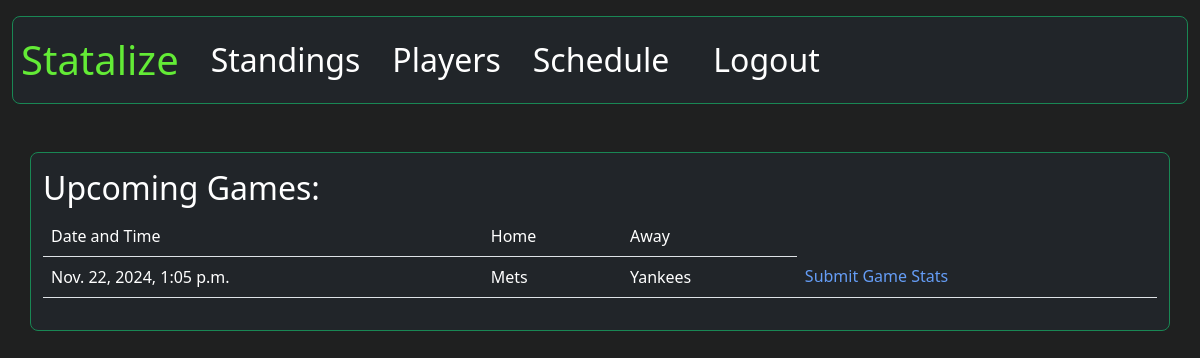
Screenshot of /schedule/ (signed in) with the database file from the repository.
### statalize_app/models.py (models this page shows)
class Game(models.Model):
    id = models.UUIDField(primary_key=True, default=uuid.uuid4, editable=False)
    date = models.DateTimeField(null=True)
    home_team = models.ForeignKey(team, related_name="home_games", on_delete=models.CASCADE)
    away_team = models.ForeignKey(team, related_name="away_games", on_delete=models.CASCADE)
    home_score = models.PositiveIntegerField(default=0)
    away_score = models.PositiveIntegerField(default=0)
    winner = models.ForeignKey(team, on_delete=models.CASCADE, null=True)

class team (models.Model):
    id = models.UUIDField(primary_key=True, default=uuid.uuid4, editable=False)
    coach = models.ForeignKey(User, on_delete=models.CASCADE, null=True)
    team_name = models.CharField(max_length=20)
    wins = models.PositiveIntegerField()
    losses = models.PositiveIntegerField()
    def __str__(self):
        return self.team_name

### statalize_app/views.py (the view)
# urls.py: path('schedule/', display_schedule, name = 'schedule'),
def display_schedule(request):
    data = Game.objects.all()
    context = {"games": data}
    return render(request, 'statalize/schedule.html', context)

### templates/statalize/schedule.html (shortened to what this page needs)
{% extends 'base.html' %}
{% block body %}
<div class = "container bg-dark border border-success mt-5 pt-3 rounded-3">
      <h2>
          Upcoming Games:
      </h2>
    <table class = "sortable table">
      <thead>
        <tr>
            <td>Date and Time</td>
            <td>Home</td>
            <td>Away</td>
        </tr>
      </thead>
         {% for game in games %}
        <tr>
            <td>{{ game.date }}</td>
            <td>{{ game.home_team }}</td>
            <td>{{ game.away_team }}</td>
            {% if user == game.home_team.coach or user.username == 'admin' %}
                <td><a href="{% url 'edit_game' game_id=game.id %}">Submit Game Stats</a></td>
            {% endif %}
        </tr>
        {% endfor %}
    </table>
  <div class ="container pb-3"></div>
</div>
{% endblock %}

### templates/base.html (style rules this page uses)
body { background-color:#1f2020; }
h2 { color:white; }
a { color:#659df6; text-decoration: none; }
tr { color:white; }
td { color:white; }

### rows the page displays
Game: date "Nov. 22, 2024, 1:05 p.m.", home_team "Mets", away_team "Yankees", shows "Submit Game Stats"
